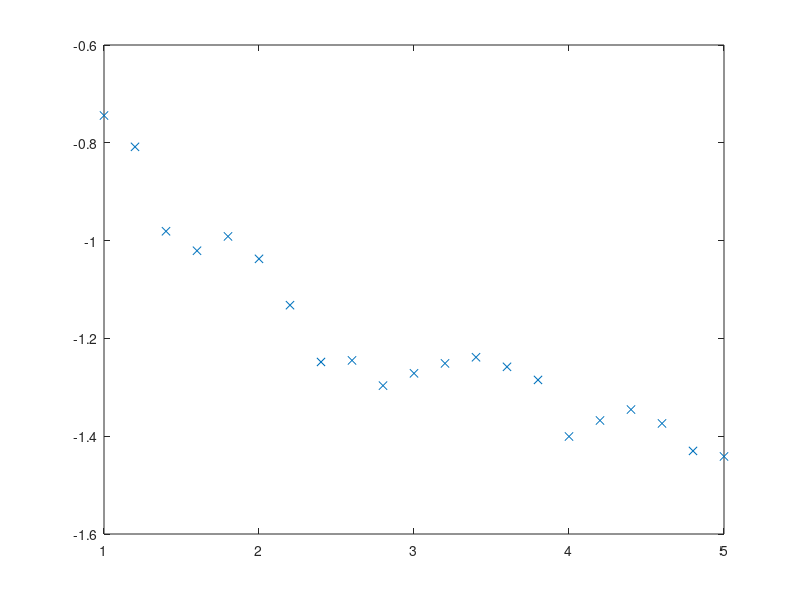

Write the MATLAB code that produced this figure. (Note: this script raises an error after producing the figure.)
% Example of univariate case
clear all; close all;
k = 3;      % B-spline's order: 2-linear, 3-quadratic, 4-cubic, 5-quartic
npp = 16;   % number of piecewise polynomials, should <= length(x)-k+1
            % It could be less than the number of data points.

% Construct an example
%%x = linspace(0,2*pi,51)';
%%y = cos(x) + .2*(rand(size(x))-.5);
x = [1:0.2:5]';
y = -atan(x);
y = y + .15*(rand(size(x))-.5);  % add some noise
plot(x,y,'x');
hold on

% Least square fitting using B-spline. In this example, we let the 
% toolbox determines the knot sequences for us. See also MATLAB's
% Spline Toolbox for other choices.
sp = spap2(npp,k,x,y);   % least squares approximation
fnplt(sp,'b--')          % function plot

% Extract the information of resulting B-spline
[coefs,knots] = fnbrk(sp, 'coefs', 'knots');
C = spcol(knots, k, x);  % obtain collocation matrix
xx = aveknt(knots,k)';   % get the site locations
nc = size(xx,1);         % number of sites (should equal to npp+k-1)

% Check correctness
eps = 1e-6;
p = C\y; % QR sol'n
collocation_matrix_construction_is_ok = ...
  norm(coefs(:) - p) < eps

%%% % Formulate convex fitting problem as convex quadratic programming 
%%% % with linear inequality contraints
%%% cvx_quiet(true);
%%% cvx_begin
%%%   variable p(nc);
%%%   minimize( norm(C*p - y));
%%%   subject to
%%%     for i=2:nc-1
%%%       % Enforce second divided difference >= 0
%%%       (p(i+1) - p(i))/(xx(i+1) - xx(i)) >= (p(i) - p(i-1))/(xx(i) - xx(i-1));
%%%     end
%%% cvx_end
%%% 
%%% %plot(xx,p,'o');

%%% sp2 = spmak(knots,p,size(p')); % construct the cvx B-spline
sp2 = spcvx1d(knots, k, x, y);
fnplt(sp2,'r');
plot(xx,p,'ko')
%xlabel('x value','FontWeight','bold');
%ylabel('y value','FontWeight','bold');
legend('data points','Fitting by spap2','Fitting by spcvx')
%title('Convex Fitting','FontSize',12,'FontWeight','bold')
hold off

%% Check 
resulting_B_spline_is_convex = ...
  isempty(find(diff(diff(fnval(sp2,xx))./diff(xx))' < 0))
